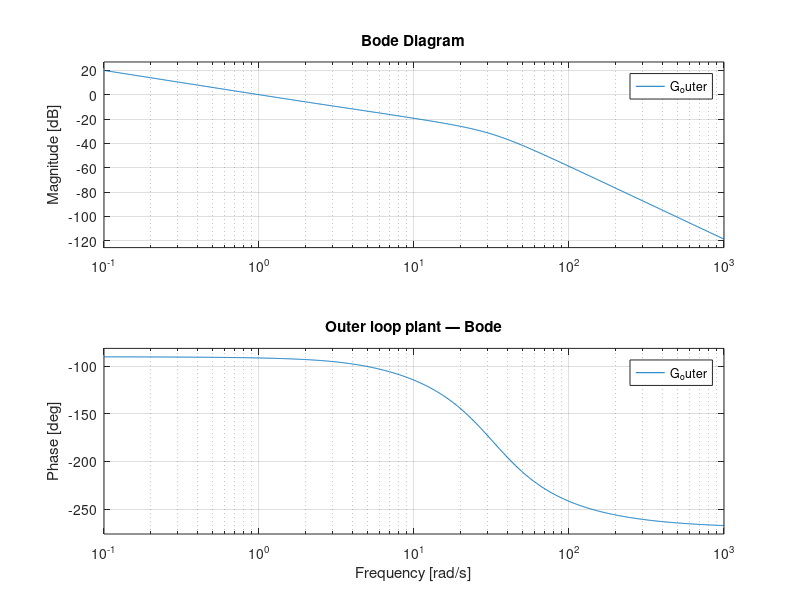
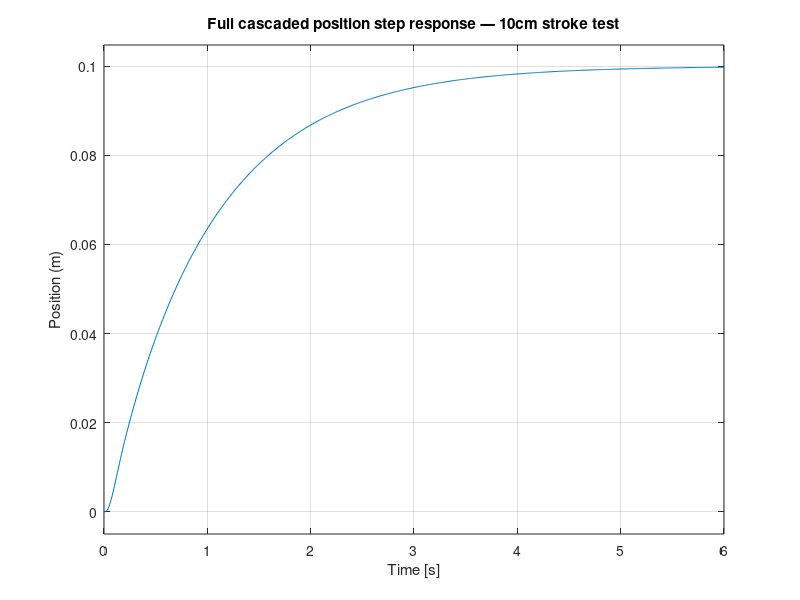

Source code (MATLAB) for these figures, in order: (Note: this script raises an error after producing the figures.)
% Motor parameters 
%given parameters
p_rated = 19.68; %Watts
max_torque = 0.0105; %Nm
omega = 22356*(2*pi/60); %rad/s
I_rated = 5.25; % Amps
weight = 0.069; % kg
length = 0.038; %excl. shaft
diameter = 0.0277; % metres
shaft_diameter = 0.0023; % metres
shaft_length = 0.01715; % metres
lead_angle = 10; % degrees
screw_diameter = 0.025; % meters

% calculations
R = p_rated/(I_rated)^2;        % Ohms
L = 0.001;    % Henry
Kt = max_torque/I_rated;     % Nm/A
Ke = Kt;     % V/(rad/s)
J = 5*10^(-6);     % kg.m^2
b = max_torque/omega;    % viscous friction

% Screw parameters
Lead = pi * screw_diameter * tan(lead_angle * pi/180);
Ks   = Lead / (2*pi);

% current limit constraint
I_limit = 2 % L298N continuous limit [A]
V_limit = I_limit * R % max. safe voltage

% physical stroke
stroke = 0.162; % metres
max_velocity = stroke /11.0 % from 3m depth measurement

% Transfer function variable
s = tf('s');

% Motor transfer function (velocity output)
G_motor = Kt / ((L*s + R)*(J*s + b) + Kt*Ke);

% Convert angular velocity → linear velocity
G_linear = Ks * G_motor;

% Convert velocity → position
G_position = G_linear * (1/s);

% =============================
% SIMULATION
% =============================
%figure;
%step(G_position)
%title('Actuator Position Response')
%grid on;

%figure;
%bode(G_position)
%title('Bode Plot of Actuator')
%grid on;

%% validating plant model

[Gm, Pm, Wcg, Wcp] = margin(G_position);
fprintf('Gain margin: %.2f dB at %.4f rad/s\n', 20*log10(Gm), Wcg);
fprintf('Phase margin: %.2f deg at %.4f rad/s\n', Pm, Wcp);


% check the poles to confirm stability
p = pole(G_position);
disp('Open-loop poles:'); disp(p)

% Check the DC velocity gain (slope of step response)
G_velocity = G_linear;  % without the 1/s
dc_vel = dcgain(G_velocity);
fprintf('Linear velocity per volt: %.4f m/s/V\n', dc_vel);

% Electrical time constant (should be << mechanical)
tau_e = L/R;
fprintf('Electrical time constant: %.4f s\n', tau_e);  % expect ~1.4 ms

% Mechanical time constant
tau_m = J/b;
fprintf('Mechanical time constant: %.4f s\n', tau_m);  % expect ~1.1 s

% Back-EMF check: at rated speed, Ke*omega should ≈ V_supply - I*R
V_bemf = Ke * omega;
V_resistive = I_rated * R;
fprintf('Back-EMF at rated speed: %.2f V\n', V_bemf);
fprintf('Resistive drop: %.2f V\n', V_resistive);
fprintf('Implied supply voltage: %.2f V\n', V_bemf + V_resistive);

%% simplifying model

% Simplified 2nd-order model (drop L*s term)
% Motor velocity: G_motor_simple = Kt / (R*(J*s + b) + Kt*Ke)
G_motor_simple = Kt / (R*(J*s + b) + Kt*Ke);
G_position_simple = G_motor_simple * Ks * (1/s);

% Compare step responses to confirm simplification is valid
%figure;
%step(G_position, G_position_simple);
%legend('Full 3rd order', 'Simplified 2nd order');
%title('Model simplification check');

%% inner velocity loop

% Interactive tuning — used this to find gains visually

% ============================================================
% INNER VELOCITY LOOP — lead compensator (sisotool-matched)
% ============================================================
G_motor_simple = Kt / (R*(J*s + b) + Kt*Ke);
G_inner = G_motor_simple * Ks;
%sisotool(G_inner)


% Compensator exactly as sisotool shows it
z_inner     = 4;
p_inner     = 50;
K_sisotool  = 75;
K_inner     = K_sisotool * (p_inner / z_inner);  % = 937.5

C_inner = K_inner * (s + z_inner) / (s * (s + p_inner));

% Verify — should match sisotool exactly
L_inner = C_inner * G_inner;
[Gm_i, Pm_i, ~, Wcp_i] = margin(L_inner);
T_inner = feedback(L_inner, 1);

fprintf('--- Inner loop verification ---\n')
fprintf('GM:        Inf dB (expected)\n')
fprintf('PM:        %.2f deg  (sisotool: 68.5 deg)\n', Pm_i)
fprintf('Bandwidth: %.4f rad/s (sisotool: 8.81 rad/s)\n', Wcp_i)
fprintf('DC gain:   %.4f (must be 1.0000)\n', dcgain(T_inner))

%% ============================================================
% OUTER POSITION LOOP — plant construction
% ============================================================

% Outer plant = closed inner loop × position integrator
G_outer = T_inner * (1/s);
%sisotool(G_outer)

% Verify outer plant
fprintf('--- Outer plant ---\n')
fprintf('Poles: '); disp(pole(G_outer)')

% DC gain will be Inf (integrator present) — check mid-frequency behaviour
[mag, ~, w] = bode(G_outer, 1.0);   % magnitude at 1 rad/s
fprintf('|G_outer| at 1 rad/s: %.4f\n', mag)

figure; bode(G_outer);
title('Outer loop plant — Bode'); grid on;

% Compensator — pure gain, no poles/zeros to convert
K_outer = 1;
C_outer = tf(K_outer, 1);   % wrap scalar gain as a proper tf objec

% Open loop
L_outer = C_outer * G_outer;

% Verify margins match sisotool
[Gm_o, Pm_o, ~, Wcp_o] = margin(L_outer);
fprintf('--- Outer loop verification ---\n')
fprintf('GM:        %.2f dB  (sisotool: 31.4 dB)\n', 20*log10(Gm_o))
fprintf('PM:        %.2f deg (sisotool: 86.3 deg)\n', Pm_o)
fprintf('Bandwidth: %.4f rad/s (sisotool: 1.01 rad/s)\n', Wcp_o)

% Close the outer loop
T_outer = feedback(L_outer, 1);

% DC gain must be 1.0
fprintf('DC gain:   %.4f (must be 1.0000)\n', dcgain(T_outer))

% Step response — use a realistic position target
figure;
step(T_outer * 0.10);
title('Full cascaded position step response — 10cm stroke test');
ylabel('Position (m)'); grid on;

info_o = stepinfo(T_outer);
fprintf('Rise time:     %.3f s\n', info_o.RiseTime)
fprintf('Overshoot:     %.2f%%\n', info_o.Overshoot)
fprintf('Settling time: %.3f s\n', info_o.SettlingTime)

% Bandwidth separation check
fprintf('\n--- Cascade separation check ---\n')
fprintf('Inner BW: %.4f rad/s\n', Wcp_i)
fprintf('Outer BW: %.4f rad/s\n', Wcp_o)
fprintf('Ratio:    %.1f:1 (must be > 5:1)\n', Wcp_i/Wcp_o)

%% ============================================================
% SENSITIVITY ANALYSIS
% ============================================================

% Sensitivity function S — disturbance rejection
% How well does the controller reject load/friction disturbances?
S_outer = feedback(1, L_outer);

% Complementary sensitivity T — noise bandwidth
% How much sensor noise passes through to the actuator?
T_comp = feedback(L_outer, 1);

% Input sensitivity (effort) — how hard is the controller working?
CS = feedback(C_outer, G_outer);

figure;
bodemag(S_outer, T_comp, {0.001, 100});
legend('S — disturbance rejection', 'T — noise bandwidth');
title('Sensitivity functions — outer loop');
grid on;

% Key metrics
[Ms, w_Ms] = getPeakGain(S_outer);
[Mt, w_Mt] = getPeakGain(T_comp);
fprintf('--- Sensitivity analysis ---\n')
fprintf('Peak |S|: %.2f dB at %.4f rad/s (want < 6 dB)\n', ...
        20*log10(Ms), w_Ms)
fprintf('Peak |T|: %.2f dB at %.4f rad/s\n', ...
        20*log10(Mt), w_Mt)

% Disturbance step test — simulates a sudden load force
% e.g. water weight suddenly applied mid-stroke
figure;
t_dist = linspace(0, 20, 2000);
dist_response = lsim(S_outer, ones(size(t_dist)), t_dist);
plot(t_dist, dist_response); grid on;
title('Output disturbance rejection — step load input');
xlabel('Time (s)'); ylabel('Position error (m)');
% This shows how far position drifts when a constant disturbance hits,
% and how quickly the integrator drives it back to 

%% ============================================================
% DISCRETISATION — convert to discrete time for Raspberry Pi
% ============================================================

% Sample rate selection
% Rule: Ts < 1/(10 * outer_bandwidth) for outer loop
Ts = 0.005;   % 200 Hz — required for 30.29 rad/s inner loop bandwidth
fprintf('\n--- Discretisation at %.0f Hz ---\n', 1/Ts)

% Discretise both compensators using Tustin (bilinear) method
% Tustin preserves frequency-domain behaviour best for PID-type controllers
C_inner_d = c2d(C_inner, Ts, 'tustin');
C_outer_d = c2d(C_outer, Ts, 'tustin');   % pure gain — trivial

% Discretise plant for verification
G_inner_d = c2d(G_inner, Ts, 'zoh');
G_outer_d = c2d(G_outer, Ts, 'zoh');

% Verify discrete margins still hold
L_inner_d = C_inner_d * G_inner_d;
L_outer_d = C_outer_d * G_outer_d;

[~, Pm_id, ~, Wcp_id] = margin(L_inner_d);
[Gm_od, Pm_od, ~, Wcp_od] = margin(L_outer_d);

fprintf('Discrete inner PM: %.2f deg (continuous: 55.08)\n', Pm_id)
fprintf('Discrete outer PM: %.2f deg (continuous: 89.13)\n', Pm_od)
fprintf('Discrete outer GM: %.2f dB  (continuous: 33.13)\n', 20*log10(Gm_od))
fprintf('Discrete outer BW: %.4f rad/s (continuous: 1.0035)\n', Wcp_od)

% Extract difference equation coefficients for Python
[num_ci, den_ci] = tfdata(C_inner_d, 'v');
[num_co, den_co] = tfdata(C_outer_d, 'v');

fprintf('\n--- Inner compensator discrete coefficients ---\n')
fprintf('Numerator:   [%.6f  %.6f  %.6f]\n', num_ci(1), num_ci(2), num_ci(3))
fprintf('Denominator: [%.6f  %.6f  %.6f]\n', den_ci(1), den_ci(2), den_ci(3))

fprintf('\n--- Outer compensator discrete coefficients ---\n')
fprintf('Numerator:   [%.6f]\n', num_co(1))
fprintf('Denominator: [%.6f]\n', den_co(1))

% Compare continuous vs discrete step responses
t_cont = linspace(0, 15, 1000);        % 15 second window
t_disc = 0:Ts:15;                       % discrete time vector at 200 Hz

T_inner_d = feedback(L_inner_d, 1);
T_outer_d = feedback(L_outer_d, 1);

% Continuous response
[y_cont, t_cont_out] = step(T_outer * 0.10, t_cont);

% Discrete response
[y_disc, t_disc_out] = step(T_outer_d * 0.10, t_disc);

figure;
plot(t_cont_out, y_cont, 'b-',  'LineWidth', 1.5); hold on;
stairs(t_disc_out, y_disc, 'r--', 'LineWidth', 1.2);
legend('Continuous', 'Discrete (200 Hz)');
title('Continuous vs discrete — position step response');
xlabel('Time (s)'); ylabel('Position (m)');
grid on;

%%
% ============================================================
% LEAD ANGLE UPDATE CHECK — 10 degrees
% ============================================================
lead_angle  = 10;           % degrees — updated
screw_diameter = 0.025;     % m

Lead_new = pi * screw_diameter * tan(lead_angle * pi/180);
Ks_new   = Lead_new / (2*pi);
fprintf('New Lead: %.5f m/rev (%.3f mm/rev)\n', Lead_new, Lead_new*1000)
fprintf('New Ks:   %.6f m/rad\n', Ks_new)
fprintf('Change:   %.1f%% of old Ks\n', (Ks_new/0.003350)*100)

% Rebuild plant with new Ks
s = tf('s');
G_motor_simple = Kt / (R*(J*s + b) + Kt*Ke);
G_inner_new    = G_motor_simple * Ks_new;

% Check inner loop with existing compensator
C_inner_existing = 937.5 * (s + 4) / (s * (s + 50));
L_inner_new      = C_inner_existing * G_inner_new;
T_inner_new      = feedback(L_inner_new, 1);

[~, Pm_new, ~, Wcp_new] = margin(L_inner_new);
fprintf('\n--- Inner loop with new Ks ---\n')
fprintf('PM:      %.2f deg  (was 55.08 at 15deg)\n', Pm_new)
fprintf('BW:      %.4f rad/s (was 30.29 at 15deg)\n', Wcp_new)
fprintf('DC gain: %.4f (must be 1.0000)\n', dcgain(T_inner_new))

% Check outer loop
G_outer_new = T_inner_new * (1/s);
C_outer     = tf(1, 1);
L_outer_new = C_outer * G_outer_new;
T_outer_new = feedback(L_outer_new, 1);

[Gm_o, Pm_o, ~, Wcp_o] = margin(L_outer_new);
fprintf('\n--- Outer loop with new Ks ---\n')
fprintf('GM: %.2f dB\n', 20*log10(Gm_o))
fprintf('PM: %.2f deg\n', Pm_o)
fprintf('BW: %.4f rad/s\n', Wcp_o)

% Re-discretise at 200Hz
Ts = 0.005;
C_inner_d   = c2d(C_inner_existing, Ts, 'tustin');
G_inner_d   = c2d(G_inner_new, Ts, 'zoh');
L_inner_d   = C_inner_d * G_inner_d;

[~, Pm_disc, ~, Wcp_disc] = margin(L_inner_d);
fprintf('\n--- Discrete inner loop at 200Hz ---\n')
fprintf('PM: %.2f deg (want > 50)\n', Pm_disc)
fprintf('BW: %.4f rad/s\n', Wcp_disc)

[num_ci, den_ci] = tfdata(C_inner_d, 'v');
fprintf('\nNUM_INNER = [%.8f, %.8f, %.8f]\n', ...
        num_ci(1), num_ci(2), num_ci(3))
fprintf('DEN_INNER = [%.8f, %.8f]\n', -den_ci(2), -den_ci(3))
